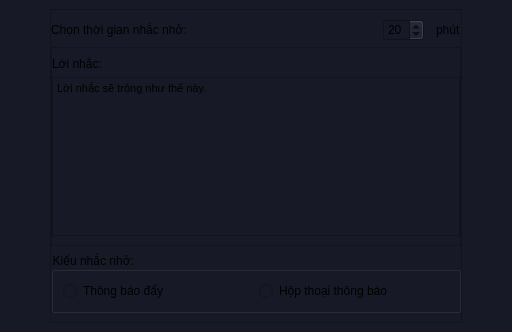
<?xml version="1.0" encoding="UTF-8"?>
<ui version="4.0">
 <class>MainWindow</class>
 <widget class="QMainWindow" name="MainWindow">
  <property name="geometry">
   <rect>
    <x>0</x>
    <y>0</y>
    <width>512</width>
    <height>332</height>
   </rect>
  </property>
  <property name="windowTitle">
   <string>Rest For Eyes</string>
  </property>
  <property name="styleSheet">
   <string notr="true">background-color: rgb(23, 26, 38);</string>
  </property>
  <property name="toolButtonStyle">
   <enum>Qt::ToolButtonIconOnly</enum>
  </property>
  <property name="documentMode">
   <bool>false</bool>
  </property>
  <property name="unifiedTitleAndToolBarOnMac">
   <bool>false</bool>
  </property>
  <widget class="QWidget" name="centralwidget">
   <layout class="QVBoxLayout" name="verticalLayout">
    <property name="leftMargin">
     <number>50</number>
    </property>
    <property name="rightMargin">
     <number>50</number>
    </property>
    <item>
     <widget class="QFrame" name="frameMainWindow">
      <property name="frameShape">
       <enum>QFrame::StyledPanel</enum>
      </property>
      <property name="frameShadow">
       <enum>QFrame::Raised</enum>
      </property>
      <layout class="QGridLayout" name="gridLayout">
       <property name="leftMargin">
        <number>0</number>
       </property>
       <property name="rightMargin">
        <number>0</number>
       </property>
       <item row="2" column="0" colspan="5">
        <widget class="QGroupBox" name="groupBoxTypeRemind">
         <property name="title">
          <string>Kiểu nhắc nhở: </string>
         </property>
         <layout class="QHBoxLayout" name="horizontalLayout">
          <property name="leftMargin">
           <number>9</number>
          </property>
          <property name="rightMargin">
           <number>9</number>
          </property>
          <item>
           <widget class="QRadioButton" name="radioButtonType_Toast">
            <property name="text">
             <string>Thông báo đẩy</string>
            </property>
           </widget>
          </item>
          <item>
           <widget class="QRadioButton" name="radioButtonType_Popup">
            <property name="text">
             <string>Hộp thoại thông báo</string>
            </property>
           </widget>
          </item>
         </layout>
        </widget>
       </item>
       <item row="0" column="4">
        <widget class="QLabel" name="labelMinute">
         <property name="text">
          <string>phút</string>
         </property>
        </widget>
       </item>
       <item row="0" column="1">
        <spacer name="horizontalSpacer">
         <property name="orientation">
          <enum>Qt::Horizontal</enum>
         </property>
         <property name="sizeHint" stdset="0">
          <size>
           <width>40</width>
           <height>20</height>
          </size>
         </property>
        </spacer>
       </item>
       <item row="0" column="0">
        <widget class="QLabel" name="labelChooseTime">
         <property name="text">
          <string>Chọn thời gian nhắc nhở:</string>
         </property>
        </widget>
       </item>
       <item row="0" column="2">
        <widget class="QSpinBox" name="spinBoxTime">
         <property name="minimum">
          <number>1</number>
         </property>
         <property name="maximum">
          <number>60</number>
         </property>
         <property name="value">
          <number>20</number>
         </property>
        </widget>
       </item>
       <item row="1" column="0" colspan="5">
        <widget class="QFrame" name="frame_2">
         <property name="frameShape">
          <enum>QFrame::StyledPanel</enum>
         </property>
         <property name="frameShadow">
          <enum>QFrame::Raised</enum>
         </property>
         <layout class="QVBoxLayout" name="verticalLayout_2">
          <property name="leftMargin">
           <number>0</number>
          </property>
          <property name="rightMargin">
           <number>0</number>
          </property>
          <item>
           <widget class="QLabel" name="labelReminder">
            <property name="text">
             <string>Lời nhắc:</string>
            </property>
           </widget>
          </item>
          <item>
           <widget class="QTextEdit" name="textEditReminder">
            <property name="html">
             <string>&lt;!DOCTYPE HTML PUBLIC &quot;-//W3C//DTD HTML 4.0//EN&quot; &quot;http://www.w3.org/TR/REC-html40/strict.dtd&quot;&gt;
&lt;html&gt;&lt;head&gt;&lt;meta name=&quot;qrichtext&quot; content=&quot;1&quot; /&gt;&lt;style type=&quot;text/css&quot;&gt;
p, li { white-space: pre-wrap; }
&lt;/style&gt;&lt;/head&gt;&lt;body style=&quot; font-family:'MS Shell Dlg 2'; font-size:8.25pt; font-weight:400; font-style:normal;&quot;&gt;
&lt;p style=&quot; margin-top:0px; margin-bottom:0px; margin-left:0px; margin-right:0px; -qt-block-indent:0; text-indent:0px;&quot;&gt;Lời nhắc sẽ trông như thế này.&lt;/p&gt;
&lt;p style=&quot;-qt-paragraph-type:empty; margin-top:0px; margin-bottom:0px; margin-left:0px; margin-right:0px; -qt-block-indent:0; text-indent:0px;&quot;&gt;&lt;br /&gt;&lt;/p&gt;&lt;/body&gt;&lt;/html&gt;</string>
            </property>
           </widget>
          </item>
         </layout>
        </widget>
       </item>
      </layout>
     </widget>
    </item>
   </layout>
  </widget>
 </widget>
 <resources/>
 <connections/>
</ui>
